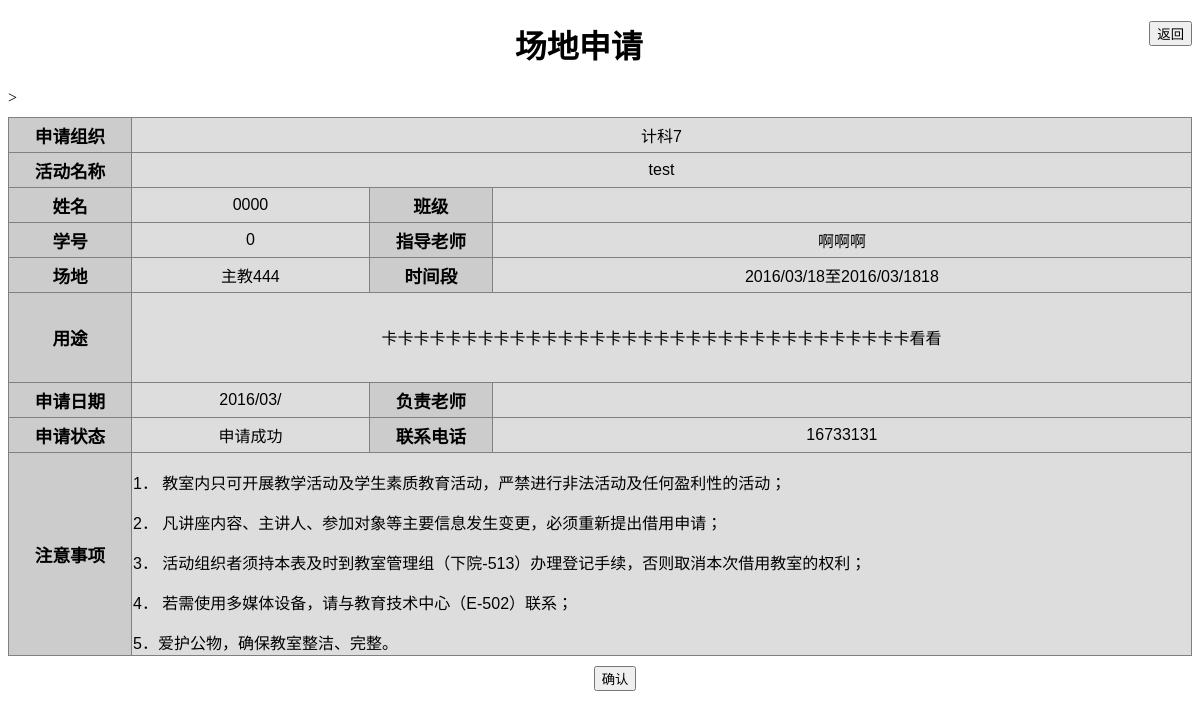
Screenshot of /网上服务大厅的建设/tuan/03-1-ed-more.php?time=2016/03/ (signed in) with the database file from the repository.
### tables this page shows
CREATE TABLE `tuan_shenqing` (
  `id` int(5) NOT NULL DEFAULT '0',
  `organize` char(20) DEFAULT '0',
  `active_name` char(20) DEFAULT NULL,
  `name` char(20) DEFAULT NULL,
  `num` char(20) DEFAULT NULL,
  `class` char(20) DEFAULT NULL,
  `reason` text,
  `time` char(20) DEFAULT NULL,
  `began_time` char(50) DEFAULT NULL,
  `end_time` char(50) DEFAULT NULL COMMENT '时间',
  `tel` bigint(11) DEFAULT NULL,
  `place` char(20) DEFAULT NULL COMMENT '打印份数',
  `status` int(1) DEFAULT NULL,
  `teacher` char(20) DEFAULT NULL,
  `teacher2` char(20) DEFAULT NULL COMMENT '负责老师',
  PRIMARY KEY (`id`)
);

### 网上服务大厅的建设/tuan/03-1-ed-more.php (the view, shortened to what this page needs)
<!DOCTYPE html>
<html>
<head>
</head>
<body>
    <?php
      $time=$_GET['time'];
      $username=$_SESSION['username'];
      $q="select * from tuan_shenqing where num='$username'and time='$time'";
      $result=mysql_query($q);
      while($row=mysql_fetch_assoc($result))
      {
        $organize=$row["organize"];
        $active_name=$row["active_name"];
        $name=$row["name"];
        $class=$row["class"];
        $place=$row["place"];
        $num=$row["num"];
        $tel=$row["tel"];
        $reason=$row["reason"];
        $teacher=$row["teacher"];
        $began_time=$row["began_time"];
        $end_time=$row["end_time"];
        if($row["status"]==1)
        {
          $status="申请成功";
        }
      }
   ?>
  <input style="float:right" type="button" class="noprint" onclick="window.open('03-1-ed.php', 'newwindow', 'height=400px, width=800px, top=0, left=0, toolbar=no, menubar=no, scrollbars=no, resizable=no,location=no, status=no')" value="返回">
    <h1 align="center" >场地申请</h1>
    <form action="#" method="">
      <table id="customers">
        <tr><th>申请组织</th><td colspan=3><?php echo $organize; ?></td></tr>
        <tr><th>活动名称</th><td colspan=3><?php echo $active_name; ?></td></tr>
        <tr><th>姓名</th><td><?php echo $name; ?></td><th>班级</th><td><?php echo $class; ?></td></tr>
        <tr><th>学号</th><td><?php echo $num; ?></td>><th>指导老师</th><td><?php echo $teacher; ?></td></tr>
        <tr><th>场地</th><td><?php echo $place; ?></td><th>时间段</th><td><?php echo $began_time; ?>至<?php echo $end_time; ?></td></tr>
        <tr><th height="80px;">用途</th><td colspan=3 ><?php echo $reason; ?></td></tr>
        <tr><th>申请日期</th><td><?php echo $time ; ?></td><th>负责老师</th><td></td></tr>
        <tr><th>申请状态</th><td><?php echo $status; ?></td><th>联系电话</th><td><?php echo $tel ; ?></td></tr>
        <tr><th height="100px">注意事项</th><td style="text-align:left;" colspan=3><p>1． 教室内只可开展教学活动及学生素质教育活动，严禁进行非法活动及任何盈利性的活动；</p><p> 2． 凡讲座内容、主讲人、参加对象等主要信息发生变更，必须重新提出借用申请；</p><p> 3． 活动组织者须持本表及时到教室管理组（下院-513）办理登记手续，否则取消本次借用教室的权利；</p><p> 4． 若需使用多媒体设备，请与教育技术中心（E-502）联系；</p> 5．爱护公物，确保教室整洁、完整。</td></tr>
     </table>
     <div align="center" class="noprint" style="margin-top:10px;margin-left:30px;"><input id="sub" onclick='window.print()' target='_self' type="submit" value="确认"></div>
    </form>
</body>
</html>

### 网上服务大厅的建设/tuan/03-1-ed-more.php (style rules this page uses)
#customers { font-family:"Trebuchet MS", Arial, Helvetica, sans-serif; width:100%; border-collapse:collapse; margin-top: 10px; }
#customers td, #customers th { font-size:1em;text-align:center; border:1px solid #808080 ; background-color:#DDDDDD; padding: 2px,2px,2px,2px; }
#customers th { font-size:1.1em; text-align:center; padding-top:5px; padding-bottom:4px; background-color:#CCCCCC; color:#000000; width: 120px; vertical-align: center; }
h1 { font-family: 宋体; }

### rows the page displays
tuan_shenqing: organize "计科7", active_name "test", name "0000", num "0", teacher "啊啊啊", place "主教444", began_time "2016/03/18", end_time "2016/03/1818", reason "卡卡卡卡卡卡卡卡卡卡卡卡卡卡卡卡卡卡卡卡卡卡卡卡卡卡卡卡卡卡卡卡卡看看", status "申请成功", tel "16733131"

### other values shown
$time "2016/03/"
